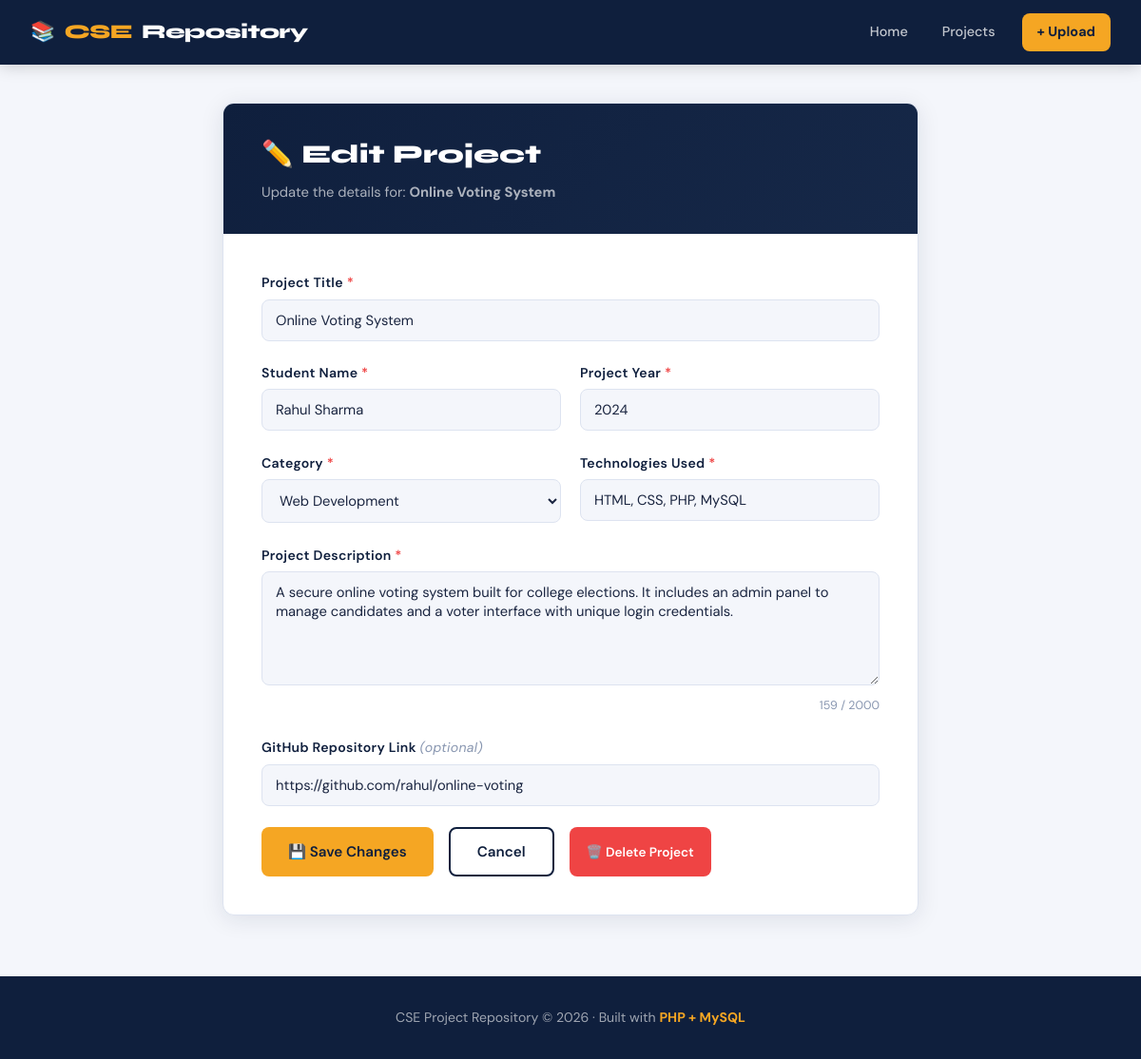
The app's page /edit-project.php?id=1 with its own data.
### tables this page shows
CREATE TABLE IF NOT EXISTS projects (
    id          INT AUTO_INCREMENT PRIMARY KEY,    
    title       VARCHAR(255)  NOT NULL,            
    student_name VARCHAR(100) NOT NULL,            
    year        INT           NOT NULL,            
    category    VARCHAR(100)  NOT NULL,            
    technology  VARCHAR(255)  NOT NULL,            
    description TEXT          NOT NULL,            
    github_link VARCHAR(255)  DEFAULT '',          
    created_at  TIMESTAMP     DEFAULT CURRENT_TIMESTAMP   
);

### edit-project.php (the view, shortened to what this page needs)
<?php
include 'db.php';
$id = (int)$_GET['id'];
$fetchQuery  = "SELECT * FROM projects WHERE id = $id";
$fetchResult = mysqli_query($conn, $fetchQuery);
$project = mysqli_fetch_assoc($fetchResult);
?>
<!DOCTYPE html>
<html lang="en">
<head>
    <link rel="stylesheet" href="style.css">
</head>
<body>
<nav>
    <div class="nav-brand">📚 <span>CSE</span> Repository</div>
    <div class="nav-links">
        <a href="index.php">Home</a>
        <a href="projects.php">Projects</a>
        <a href="upload.php" class="btn-upload">+ Upload</a>
    </div>
</nav>
<div class="form-wrapper">
    <div class="form-card">
        <div class="form-header">
            <h1>✏️ Edit Project</h1>
            <p>Update the details for: <strong><?php echo htmlspecialchars($project['title']); ?></strong></p>
        </div>
        <div class="form-body">
            <form method="POST" action="" onsubmit="return validateProjectForm()">
                <div class="form-group">
                    <label for="title">Project Title <span>*</span></label>
                    <input
                        type="text"
                        id="title"
                        name="title"
                        maxlength="255"
                        value="<?php echo htmlspecialchars($project['title']); ?>"
                    >
                </div>
                <div class="form-row">
                    <div class="form-group">
                        <label for="student_name">Student Name <span>*</span></label>
                        <input
                            type="text"
                            id="student_name"
                            name="student_name"
                            value="<?php echo htmlspecialchars($project['student_name']); ?>"
                        >
                    </div>
                    <div class="form-group">
                        <label for="year">Project Year <span>*</span></label>
                        <input
                            type="number"
                            id="year"
                            name="year"
                            min="2000"
                            max="<?php echo date('Y'); ?>"
                            value="<?php echo $project['year']; ?>"
                        >
                    </div>
                </div>
                <div class="form-row">
                    <div class="form-group">
                        <label for="category">Category <span>*</span></label>
                        <select id="category" name="category">
                            <?php
                            $categories = [
                                'Web Development',
                                'Mobile App',
                                'Database Management',
                                'Artificial Intelligence',
                                'Machine Learning',
                                'Data Science',
                                'Networking',
                                'Cyber Security',
                                'IoT (Internet of Things)',
                                'Game Development',
                                'Other'
                            ];
                            foreach ($categories as $cat):
                                $selected = ($project['category'] === $cat) ? 'selected' : '';
                            ?>
                                <option value="<?php echo $cat; ?>" <?php echo $selected; ?>>
                                    <?php echo $cat; ?>
                                </option>
                            <?php endforeach; ?>
                        </select>
                    </div>
                    <div class="form-group">
                        <label for="technology">Technologies Used <span>*</span></label>
                        <input
                            type="text"
                            id="technology"
                            name="technology"
                            value="<?php echo htmlspecialchars($project['technology']); ?>"
                        >
                    </div>
                </div>
                <div class="form-group">
                    <label for="description">Project Description <span>*</span></label>
                    <textarea
                        id="description"
                        name="description"
                        maxlength="2000"
                    ><?php echo htmlspecialchars($project['description']); ?></textarea>
                    <div class="char-count" id="charCount">
                    </div>
                </div>
                <div class="form-group">
                    <label for="github_link">GitHub Repository Link <em style="font-weight:400; color:var(--text-light);">(optional)</em></label>
                    <input
                        type="url"
                        id="github_link"
                        name="github_link"
                        placeholder="https://github.com/username/repo"
                        value="<?php echo htmlspecialchars($project['github_link']); ?>"
                    >
                </div>
                <div style="display:flex; gap:1rem; flex-wrap:wrap; margin-top:0.5rem;">
                    <button type="submit" class="btn btn-primary">💾 Save Changes</button>
                    <a href="project-detail.php?id=<?php echo $project['id']; ?>" class="btn btn-outline">Cancel</a>
                    <form method="POST" action="delete-project.php" style="display:inline; margin-left:auto;"
                          onsubmit="return confirmDelete('<?php echo addslashes(htmlspecialchars($project['title'])); ?>')">
                        <button type="submit" class="btn btn-delete">🗑️ Delete Project</button>
                    </form>
                </div>
            </form>
        </div>
    </div>
</div>
<footer>
    <p>CSE Project Repository &copy; <?php echo date('Y'); ?> · Built with <strong>PHP + MySQL</strong></p>
</footer>
</body>
</html>

### style.css (style rules this page uses)
:root { --navy: #0f1f3d; --navy-light: #162848; --amber: #f5a623; --amber-dark: #d4891a; --white: #ffffff; --off-white: #f4f6fb; --text-dark: #1a2540; --text-mid: #4a5568; --text-light: #8896b0; --border: #dde3f0; --success: #22c55e; --error: #ef4444; --card-shadow: 0 4px 24px rgba(15,31,61,0.10); --radius: 12px; --transition: all 0.25s ease; }
*, *::before, *::after { box-sizing: border-box; margin: 0; padding: 0; }
html { scroll-behavior: smooth; }
body { font-family: 'DM Sans', sans-serif; background-color: var(--off-white); color: var(--text-dark); line-height: 1.6; min-height: 100vh; }
a { text-decoration: none; color: inherit; }
nav { background: var(--navy); padding: 0 2rem; display: flex; align-items: center; justify-content: space-between; height: 68px; position: sticky; top: 0; z-index: 1000; box-shadow: 0 2px 16px rgba(0,0,0,0.18); }
.nav-brand { font-family: 'Syne', sans-serif; font-size: 1.3rem; font-weight: 800; color: var(--white); letter-spacing: -0.5px; display: flex; align-items: center; gap: 10px; }
.nav-brand span { color: var(--amber); }
.nav-links { display: flex; gap: 0.25rem; align-items: center; }
.nav-links a { color: rgba(255,255,255,0.75); font-size: 0.9rem; font-weight: 500; padding: 8px 16px; border-radius: 8px; transition: var(--transition); }
.nav-links .btn-upload { background: var(--amber); color: var(--navy); font-weight: 700; margin-left: 8px; }
.btn { display: inline-flex; align-items: center; gap: 8px; padding: 12px 28px; border-radius: 8px; font-family: 'DM Sans', sans-serif; font-size: 0.95rem; font-weight: 600; cursor: pointer; border: none; transition: var(--transition); text-decoration: none; }
.btn-primary { background: var(--amber); color: var(--navy); }
.btn-outline { background: transparent; color: var(--navy); border: 2px solid var(--navy); }
.btn-delete { background: #ef4444; color: white; padding: 8px 18px; font-size: 0.85rem; }
.form-wrapper { max-width: 780px; margin: 2.5rem auto; padding: 0 1.5rem; }
.form-card { background: var(--white); border-radius: var(--radius); border: 1px solid var(--border); box-shadow: var(--card-shadow); overflow: hidden; }
.form-header { background: linear-gradient(135deg, var(--navy), var(--navy-light)); padding: 2rem 2.5rem; color: var(--white); }
.form-header h1 { font-family: 'Syne', sans-serif; font-size: 1.7rem; font-weight: 800; }
.form-header p { color: rgba(255,255,255,0.65); margin-top: 6px; font-size: 0.92rem; }
.form-body { padding: 2.5rem; }
.form-row { display: grid; grid-template-columns: 1fr 1fr; gap: 1.25rem; }
.form-group { margin-bottom: 1.4rem; }
.form-group label { display: block; font-size: 0.88rem; font-weight: 600; color: var(--navy); margin-bottom: 6px; letter-spacing: 0.3px; }
.form-group label span { color: var(--error); }
.form-group input, .form-group select, .form-group textarea { width: 100%; padding: 11px 14px; border: 1.5px solid var(--border); border-radius: 8px; font-size: 0.92rem; font-family: 'DM Sans', sans-serif; color: var(--text-dark); background: var(--off-white); transition: var(--transition); }
.form-group textarea { resize: vertical; min-height: 120px; }
.char-count { font-size: 0.78rem; color: var(--text-light); text-align: right; margin-top: 4px; }
footer { background: var(--navy); color: rgba(255,255,255,0.6); text-align: center; padding: 2rem; margin-top: 4rem; font-size: 0.88rem; }
footer strong { color: var(--amber); }

### records on screen
projects: title "Online Voting System", student_name "Rahul Sharma", year "2024", technology "HTML, CSS, PHP, MySQL", description "A secure online voting system built for college elections. It includes an admin panel to manage candidates and a voter interface with unique login credentials.", github_link "https://github.com/rahul/online-voting"

### other values on screen
form field category "Web Development"
